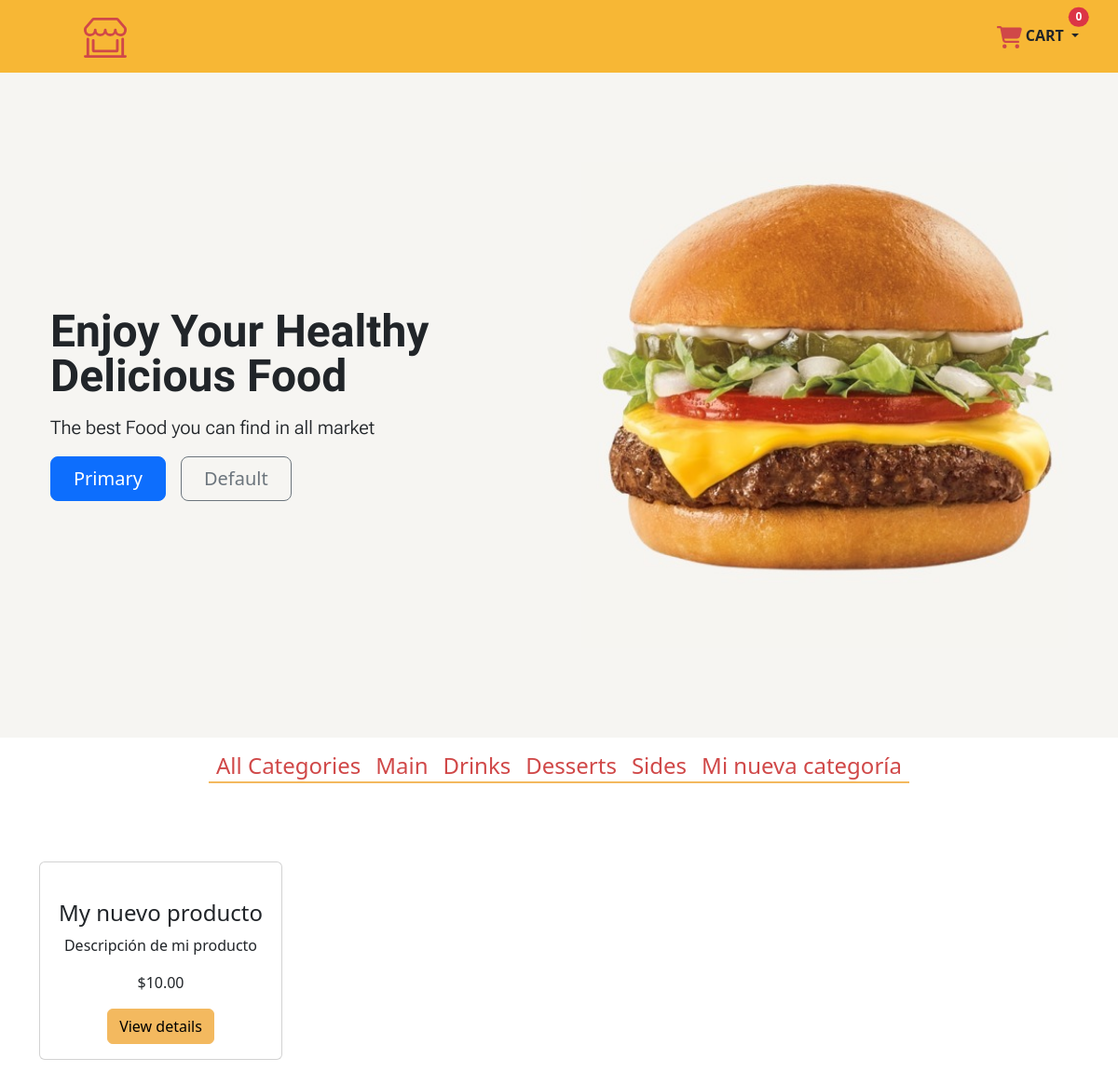
/ProductsByCategory/7, run on the app's committed database.
### food/models.py (models this page shows, shortened)
class Category(models.Model):
    name = models.CharField(max_length=200)
    created = models.DateTimeField(auto_now_add=True)
    updated = models.DateTimeField(auto_now=True)
    class Meta:
        verbose_name = 'Category'
        verbose_name_plural = 'Categories'

class Items(models.Model):
    product_type = models.ForeignKey(Category, on_delete=models.RESTRICT,  related_name='products')
    item_name = models.CharField(max_length=200)
    item_description = models.CharField(max_length=200)
    item_price = models.DecimalField( max_digits = 5, decimal_places=2)
    imagen = models.ImageField(upload_to='food', null=True, blank=True)
    created_at = models.DateTimeField(auto_now_add=True)
    updated_at = models.DateTimeField(auto_now=True)

### food/views.py (the view, shortened to what this page needs)
# urls.py: path("", views.home, name="home"),
def home(request, category_id=None):
    if category_id:
        objCategory = Category.objects.get(id=category_id)
        product_list = objCategory.products.all()
        category_list = Category.objects.all()
        context = {
            'category_list': category_list,
            'product_list': product_list,
        }
    return render(request, 'food/index.html', context)

### food/templates/food/index.html (shortened to what this page needs)
{% extends "food/base.html" %}
{% load static %}
    {% block content %}
    <div class="hero">
        <div class="container col-xxl-8 px-4 py-5">
            <div class="row flex-lg-row-reverse align-items-center g-5 py-5">
                <div class="col-12 col-sm-8 col-lg-6">
                    <img src="{% static 'img/burger.jpg' %}" class="d-block mx-lg-auto img-fluid" alt="Bootstrap Themes"
                        width="700" height="500" loading="lazy">
                </div>
                <div class="col-lg-6">
                    <h1 class="display-5 fw-bold lh-1 mb-3" style="font-family: 'Amatic SC', cursive;">Enjoy Your
                        Healthy <br> Delicious Food</h1>
                    <p class="lead" style="font-family: 'Roboto Flex', sans-serif;">The best Food you can find in all
                        market</p>
                    <div class="d-grid gap-2 d-md-flex justify-content-md-start">
                        <button type="button" class="btn btn-primary btn-lg px-4 me-md-2">Primary</button>
                        <button type="button" class="btn btn-outline-secondary btn-lg px-4">Default</button>
                    </div>
                </div>
            </div>
        </div>
    </div>
    <div class="container-fluid">
        <div class="d-flex justify-content-center bg-transparent" style="width: 100%;">
            <nav class="navbar navbar-expand-lg ">
                <div class="offcanvas offcanvas-end" tabindex="-1" id="navbarOffcanvasLg"
                    aria-labelledby="navbarOffcanvasLgLabel">
                    <div class="offcanvas-body">
                        <ul class="navbar-nav me-auto mb-2 mb-lg-0">
                            <li class="nav-item">
                                <a class="nav-link active red_color" aria-current="page" href="{% url 'food:home' %}">
                                    <h4>All Categories</h4>
                                </a>
                            </li>
                            {% for category in category_list %}
                            <li class="nav-item">
                                <a class="nav-link active red_color" aria-current="page"
                                    href="{% url 'food:ProductsByCategory' category.id %}">
                                    <h4>{{ category.name }}</h4>
                                </a>
                            </li>
                            {% endfor %}
                        </ul>
                    </div>
                </div>
            </nav>
        </div>
    </div>
    <div class=" bg-body-light ">
        <div class="container ">
            <div class="row py-5  justify-content-start ">
                {% for item in product_list %}
                <div class="col-12 col-sm-6 col-lg-3 d-flex text-center justify-content-center py-3">
                    <div class="card h-100 d-flex flex-column " style="width: 18rem;">
                        <div class="card-body d-flex flex-column">
                            <a href="{{ item.imagen.url }}" class=""><img src="{{ item.imagen.url }}" class="img-fluid"
                                    style="height: 210px;" alt=""></a>
                            <h4>{{ item.item_name }}</h4>
                            <p class="mt-auto">
                                {{ item.item_description }}
                            </p>
                            <p class="mt-auto">
                                ${{ item.item_price }}
                            </p>
                            <div class="mt-auto">
                                <a data-bs-toggle="modal" data-bs-target="#detallesModal{{ item.id }}"
                                    class="btn btn-info" style="background-color: #F3B95F; border-color: #F3B95F;">
                                    View details
                                </a>
                            </div>
                        </div>
                    </div>
                </div>
                {% endfor %}
            </div>
        </div>
    </div>
        {% endblock %}

### food/static/css/styles.css (style rules this page uses)
.hero { background-color: #F6F5F2; width: 100%; }
.red_color { color: #D04848 !important; font-size: 26px !important; }
.navbar .nav-link:after { content: ''; width: 100%; height: 2px; background-color: #F3B95F; position: absolute; bottom: 20px; left: 0; }

### data on the page
Category: name "Main"
Category: name "Drinks"
Category: name "Desserts"
Category: name "Sides"
Category: name "Mi nueva categoría"
Items: item_name "My nuevo producto", item_description "Descripción de mi producto", item_price "10.00"

### other printed values
{{ request.session.cart.items|length }} "0"
